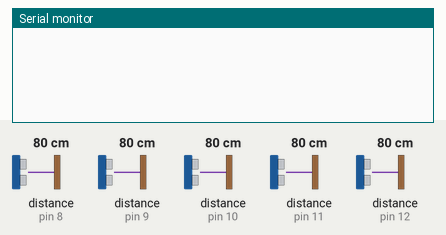
Recording of a sketch running on a simulated Arduino Uno, built with avr-gcc and run on an emulated ATmega328P. On the bench: the last lines printed to the serial monitor. The inputs (shaded band) are chosen by the test bench; at power-on: distance to the obstacle (sensors on pin 8, pin 10, pin 9, pin 11, pin 12) 80 cm. The echo pulse lasts 58.3 µs per cm.

Above: at 1.2 s.
1.3 s: distance to the obstacle (sensor on pin 8) set to 2 cm
At 4.7 s:
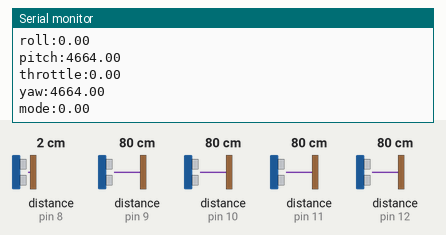
5.5 s: distance to the obstacle (sensor on pin 10) set to 250 cm
At 10.4 s:
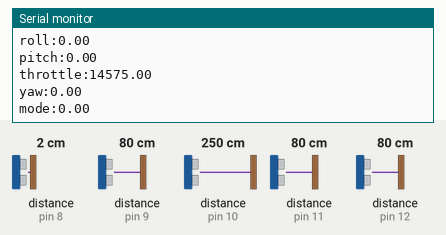
19.5 s: distance to the obstacle (sensor on pin 9) set to 2 cm
At 20.7 s:
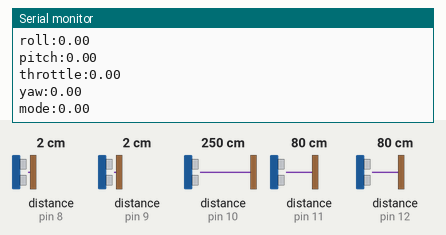
21.0 s: distance to the obstacle (sensor on pin 8) set to 4 cm
22.5 s: distance to the obstacle (sensor on pin 9) set to 4 cm
At 24.3 s:
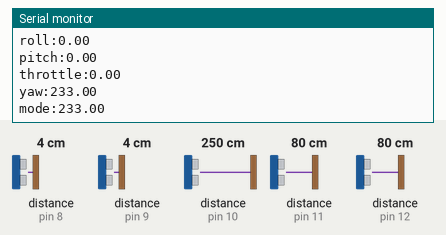
Timing chart, 0 to 25.0 s (numbered marks = the images above; inputs shaded):
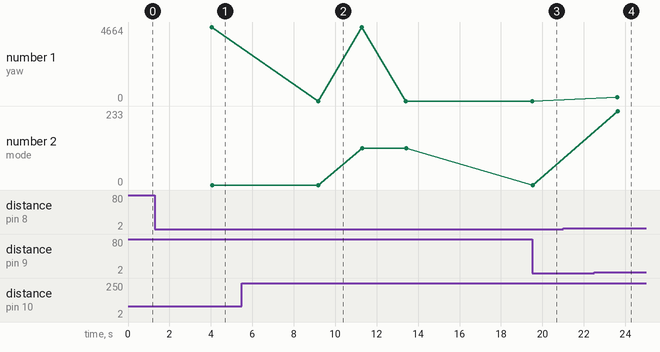

Measured:
- after the input at 5.5 s, the serial monitor: prints a new line after 3.7 s (image 2)
- after the input at 22.5 s, the serial monitor: prints a new line after 1.1 s (image 4)

The sketch:

TDK.ino
```cpp
#include <SPI.h>
#define chanel_number 8  //set the number of chanels
#define default_servo_value 1500  //set the default servo value
#define PPM_FrLen 22500  //set the PPM frame length in microseconds (1ms = 1000µs)
#define PPM_PulseLen 300  //set the pulse length
#define onState 1  //set polarity of the pulses: 1 is positive, 0 is negative
#define sigPin 2  //set PPM signal output pin on the arduino
unsigned long start;
unsigned long now;
bool takeoff = false;
bool land = false;

//////////////////////////////////////////////////////////////////
double ch1;
double ch2;
double ch3;
double ch4;
double ch5;

/*this array holds the servo values for the ppm signal
  change theese values in your code (usually servo values move between 1000 and 2000)*/
int ppm[chanel_number];
void setup() {
  //initiallize default ppm values
  Serial.begin(9600);
  for (int i = 0; i < chanel_number; i++) {
    ppm[i] = default_servo_value;
  }
  pinMode(12, INPUT);
  pinMode(11, INPUT);
  pinMode(10, INPUT);
  pinMode(9, INPUT);
  pinMode(8, INPUT);
  pinMode(sigPin, OUTPUT);
  digitalWrite(sigPin, !onState);  //set the PPM signal pin to the default state (off)
  cli();
  TCCR1A = 0; // set entire TCCR1 register to 0
  TCCR1B = 0;

  OCR1A = 100;  // compare match register, change this
  TCCR1B |= (1 << WGM12);  // turn on CTC mode
  TCCR1B |= (1 << CS11);  // 8 prescaler: 0,5 microseconds at 16mhz
  TIMSK1 |= (1 << OCIE1A); // enable timer compare interrupt
  sei();

  //==========================================================主程式
}
void loop() {
  ch5 = pulseIn(8, HIGH); //飛行模式
  if ( ch5 < 1300) { //遙控模式
    ch1 = pulseIn(12, HIGH); //roll
    ch2 = pulseIn(11, HIGH); //pitch
    ch3 = pulseIn(10, HIGH); //油門
    ch4 = pulseIn(9, HIGH); //YAW
    ch5 = pulseIn(8, HIGH); //mode
    Serial.print("roll:");
    Serial.println(ch1);
    Serial.print("pitch:");
    Serial.println(ch2);
    Serial.print("throttle:");
    Serial.println(ch3);
    Serial.print("yaw:");
    Serial.println(ch4);
    Serial.print("mode:");
    Serial.println(ch5);
    Serial.println();
    ppm[0] = ch1;
    ppm[1] = ch2;
    ppm[2] = ch3;
    ppm[3] = ch4;
    ppm[4] = ch5;
    delay(100);
  }
  else if (ch5 > 1300 && ch5 < 1600) { //任務模式 /
    //    land = false;
    if (takeoff == false) {
      start = millis();
      takeoff = true;
    }
    else {
      now = millis();
      if (now - start < 2000) {
        ppm[0] = 1515;//1500,1525
        ppm[1] = 1457;//1500,1455,1460
        ppm[2] = 1250;
        ppm[3] = 1490;//1500
        ppm[4] = ch5;
      }
      else if (2000 < now - start < 4000) {
        ppm[0] = 1515;//1500,1525
        ppm[1] = 1457;//1500,1455,1460
        ppm[2] = 1500;
        ppm[3] = 1490;//1500
        ppm[4] = ch5;
      }
      else {
        ppm[0] = 1515;//1500,1525
        ppm[1] = 1457;//1500,1455,1460
        ppm[2] = 1500;
        ppm[3] = 1490;//1500
        ppm[4] = ch5;
      }
    }
    //    Serial.print("start:");
    //    Serial.println(start);
    //    Serial.print("now:");
    //    Serial.println(now);
    //    Serial.print("油門:");
    //    Serial.println(ppm[2]);
    //    ppm[0] = 1500;
    //    ppm[1] = 1500;
    //    ppm[2] = 1300;
    //    ppm[3] = 1500;
    //    ppm[4] = ch5;
    //    Serial.println(ch5);
    //    Serial.println();
    delay(100);

  }
  //=========================================================================================    
  else { //救機降落
    //    ch1 = pulseIn(12, HIGH); //roll
    //    ch2 = pulseIn(11, HIGH); //pitch
    //    ch3 = pulseIn(10, HIGH); //油門
    //    ch4 = pulseIn(9, HIGH); //YAW
    //    ch5 = pulseIn(8, HIGH); //mode
    if (land == false) {
      start = millis();
      land = true;
    }
    else {
      now = millis();
      if (now - start <= 2000) {
        ppm[0] = 1500;
        ppm[1] = 1500;
        ppm[2] = 1470;//1450
        ppm[3] = 1500;
        ppm[4] = 1800;
      }
      else if ( now - start <= 3000 ) {
        ppm[0] = 1500;
        ppm[1] = 1500;
        ppm[2] = 1440;//1250
        ppm[3] = 1500;
        ppm[4] = 1800;
      }
      else {
        ppm[0] = 1470;
        ppm[1] = 1900;
        ppm[2] = 1000;
        ppm[3] = 1000;
        ppm[4] = 1800;
      }
    }
    //    ppm[0] = 1470;
    //    ppm[1] = 1470;
    //    ppm[2] = 1000;
    //    ppm[3] = 1470;
    //    ppm[4] = 1800;
    //    delay(100);
    //    Serial.print("start:");
    //    Serial.println(start);
    //    Serial.print("now:");
    //    Serial.println(now);
    //    Serial.print("油門:");
    //    Serial.println(ppm[2]);
    //    Serial.println(ppm[3]);
    delay(100);
  }

}
//====================================================PPM產生
ISR(TIMER1_COMPA_vect) {
  static boolean state = true;

  TCNT1 = 0;

  if (state) {  //start pulse
    digitalWrite(sigPin, onState);
    OCR1A = PPM_PulseLen * 2;
    state = false;
  }
  else {        //end pulse and calculate when to start the next pulse
    static byte cur_chan_numb;
    static unsigned int calc_rest;

    digitalWrite(sigPin, !onState);
    state = true;

    if (cur_chan_numb >= chanel_number) {
      cur_chan_numb = 0;
      calc_rest = calc_rest + PPM_PulseLen;//
      OCR1A = (PPM_FrLen - calc_rest) * 2;
      calc_rest = 0;
    }
    else {
      OCR1A = (ppm[cur_chan_numb] - PPM_PulseLen) * 2;
      calc_rest = calc_rest + ppm[cur_chan_numb];
      cur_chan_numb++;
    }
  }
}
```
